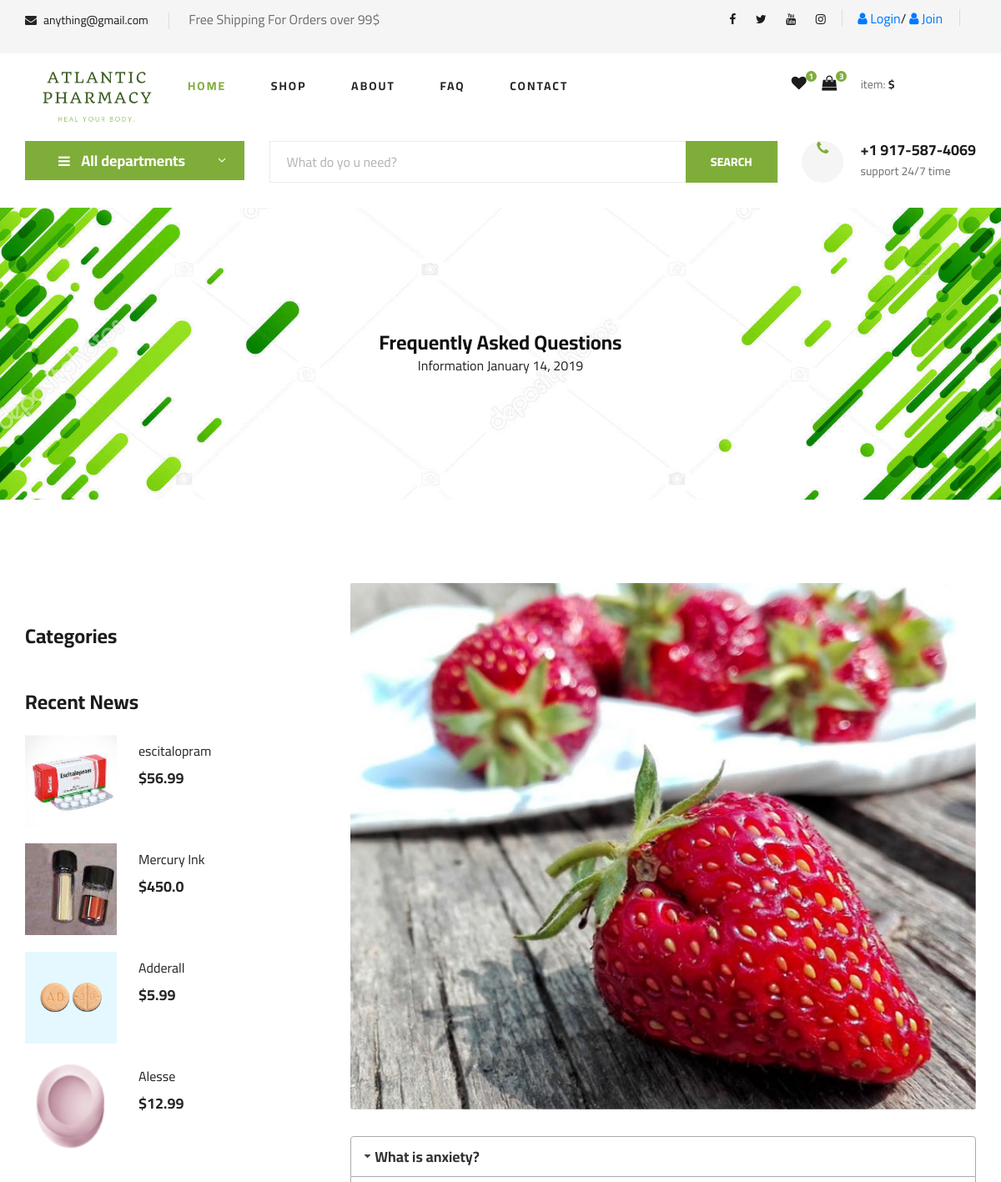
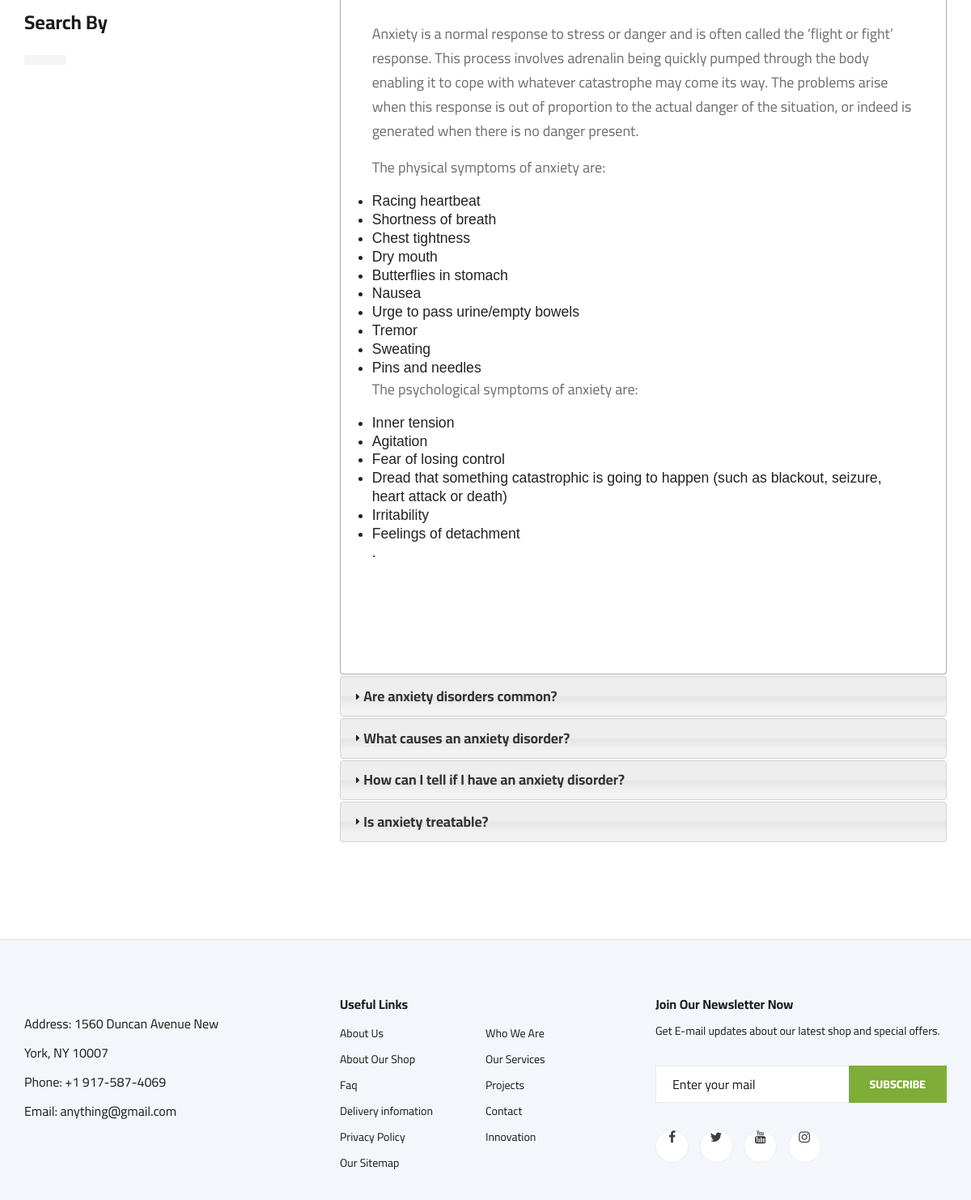
The app's page /faq/, older data (2 pictures, top to bottom).
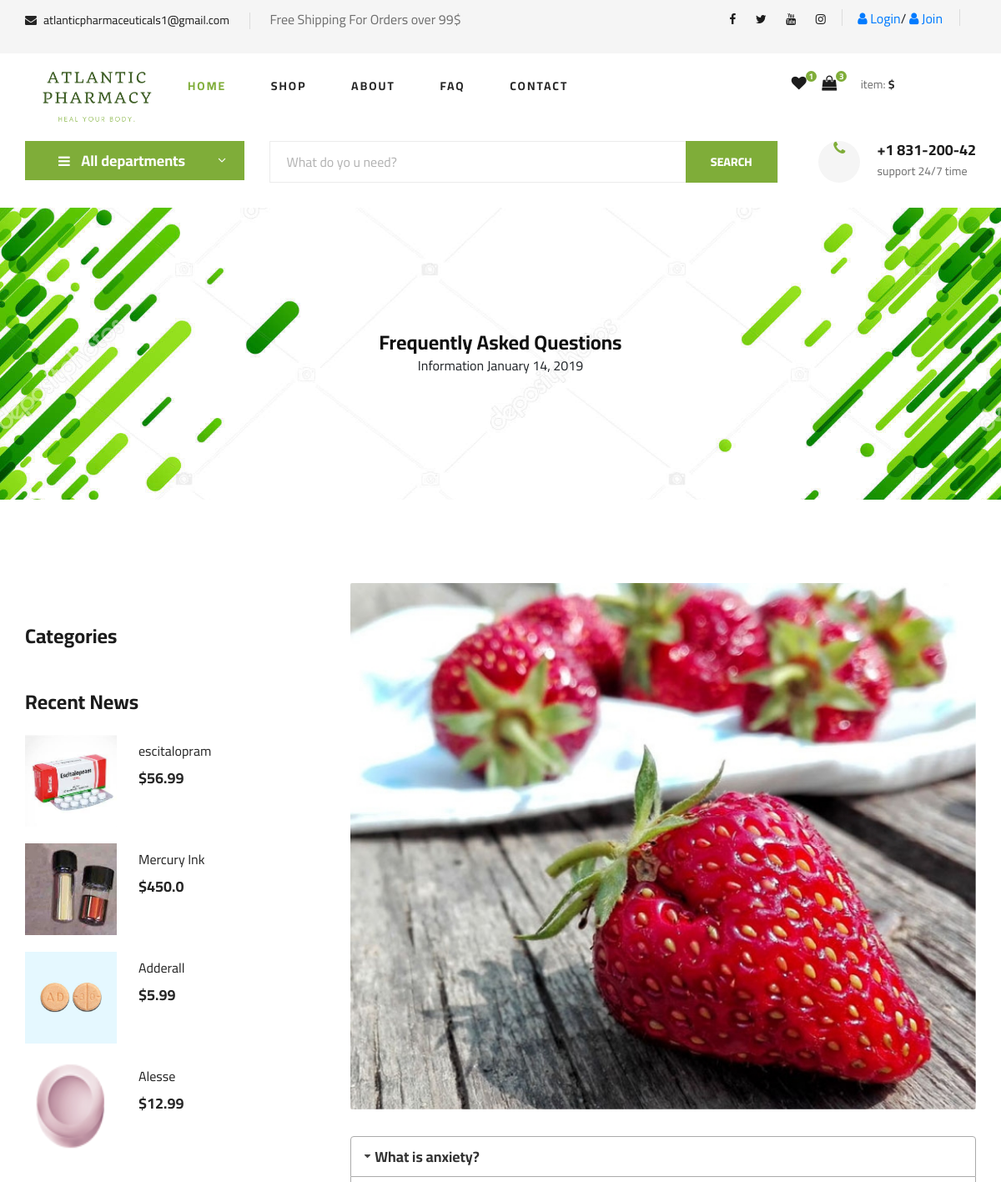
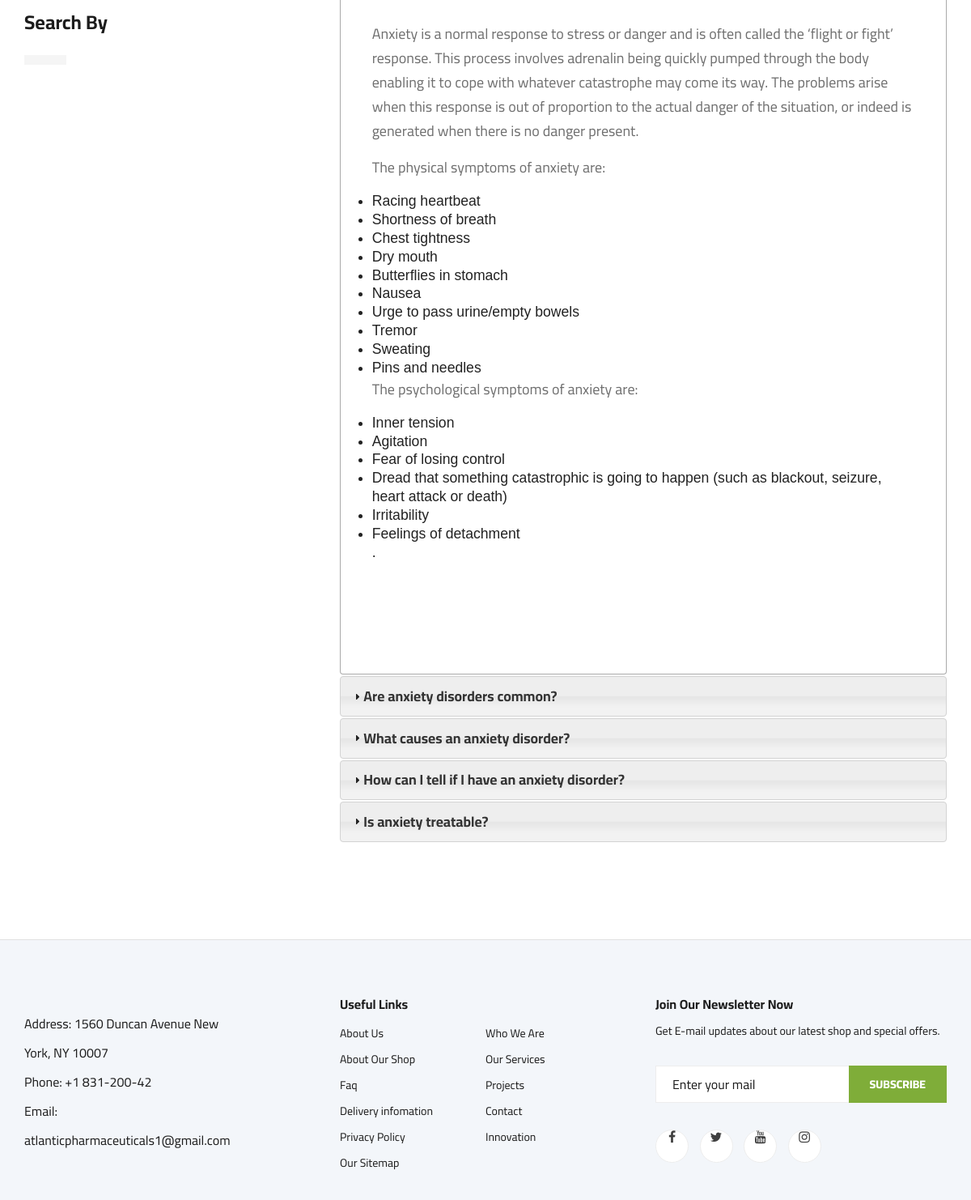
The same page, newer data (2 pictures, top to bottom).
### home/models.py (models this page shows, shortened)
class Setting(models.Model):
    objects = None
    STATUS = (
        ('True', 'True'),
        ('False', 'False'),
    )
    title = models.CharField(max_length=150)
    keywords = models.CharField(max_length=255)
    description = models.CharField(max_length=255)
    company = models.CharField(max_length=50)
    address = models.CharField(blank=True, max_length=100)
    phone = models.CharField(blank=True, max_length=15)
    fax = models.CharField(blank=True, max_length=15)
    email = models.CharField(blank=True, max_length=50)
    smtpserver = models.CharField(blank=True, max_length=20)
    smtpemail = models.CharField(blank=True, max_length=20)
    smtppassword = models.CharField(blank=True, max_length=10)
    smtpport = models.CharField(blank=True, max_length=5)
    icon = models.ImageField(blank=True, upload_to='images/')
    facebook = models.CharField(blank=True, max_length=50)
    instagram = models.CharField(blank=True, max_length=50)
    twitter = models.CharField(blank=True, max_length=50)
    youtube = models.CharField(blank=True, max_length=50)
    aboutus = RichTextUploadingField(blank=True)
    contact = RichTextUploadingField(blank=True)
    references = RichTextUploadingField(blank=True)
    status = models.CharField(max_length=10, choices=STATUS)
    create_at = models.DateTimeField(auto_now_add=True)
    update_at = models.DateTimeField(auto_now=True)

### user/views.py (the view)
# urls.py: path('faq/', UserViews.faq, name='faq'),
def faq(request):
    setting = Setting.objects.get(pk=1)
    category = Category.objects.all()
    faq = FAQ.objects.filter(status="True").order_by("ordernumber")
    products_top2 = Product.objects.all().order_by('?')[:4]
    context = {'faq': faq,
               'setting': setting,
               'category': category,
               'products_top2': products_top2,
               }
    return render(request, 'faq.html', context)

### home/templates/faq.html (shortened to what this page needs)
{% extends 'base.html' %}
{% load static %}
{% block content %}
{% load mptt_tags %}
{% block header %}
   {% include "header.html" %}
{% endblock %}
    <section class="blog-details-hero set-bg" data-setbg="{% static 'img/banner-green.jpg' %}">
        <div class="container">
            <div class="row">
                <div class="col-lg-12">
                    <div class="blog__details__hero__text">
                        <h4><strong>Frequently Asked Questions   </strong></h4>
                        <ul>
                            <a>Information</a>
                            <a>January 14, 2019</a>
                        </ul>
                    </div>
                </div>
            </div>
        </div>
    </section>
    <section class="blog-details spad">
        <div class="container">
            <div class="row">
                <div class="col-lg-4 col-md-5 order-md-1 order-2">
                    <div class="blog__sidebar">
                        <div class="blog__sidebar__item">
                            <h4>Categories</h4>
                        </div>
                        <div class="blog__sidebar__item">
                            <h4>Recent News</h4>
                            <div class="blog__sidebar__recent">
                            {% for rs in products_top2 %}
                            <a href="/order/addtoshopcart/{{ rs.id}}" class="latest-product__item">
                                <div class="latest-product__item__pic">
                                    <img src="{{rs.image.url}}" alt="/product/{{ rs.id }}/{{ rs.slug }}">
                                </div>
                                <div class="latest-product__item__text">
                                    <h6 href="/product/{{ rs.id }}/{{ rs.slug }}" >{{ rs.title }}</h6>
                                    <span>${{ rs.price }}</span>
                                </div>
                            </a>
                            {% endfor %}
                            </div>
                        </div>
                        <div class="blog__sidebar__item">
                            <h4>Search By</h4>
                            <div class="blog__sidebar__item__tags">
                                    {% recursetree category %}
                        <a href="/category/{{node.id }}/{{ node.slug }}"> {{ node.title }}</a>
{% endrecursetree %}
                            </div>
                        </div>
                    </div>
                </div>
                <div class="col-lg-8 col-md-7 order-md-1 order-1">
                    <div class="blog__details__text">
                        <img src="img/blog/details/details-pic.jpg" alt="">
                        <div id="accordion">
                            {% for rs in faq %}
                            <h3>{{ rs.question }}</h3>
                            <div>
                                <p>
                                    {{ rs.answer | safe }}.
                                </p>
                            </div>
                            {% endfor %}
                        </div>
                    </div>
                </div>
            </div>
        </div>
    </section>
 {% endblock %}

### home/templates/base.html (shortened to what the changed rows need)
{% load static %}
<html lang="zxx">
<head>
    <link rel="stylesheet" href="{% static 'css/bootstrap.min.css' %}" type="text/css">
    <link rel="stylesheet" href="{% static 'css/font-awesome.min.css' %}" type="text/css">
    <link rel="stylesheet" href="{% static 'css/elegant-icons.css' %}" type="text/css">
    <link rel="stylesheet" href="{% static 'css/nice-select.css' %}" type="text/css">
    <link rel="stylesheet" href="{% static 'css/jquery-ui.min.css' %}" type="text/css">
    <link rel="stylesheet" href="{% static 'css/owl.carousel.min.css' %}" type="text/css">
    <link rel="stylesheet" href="{% static 'css/slicknav.min.css' %}" type="text/css">
    <link rel="stylesheet" href="{% static 'css/style.css' %}" type="text/css">
    <link rel="stylesheet" href="{% static 'css/main.css' %}" type="text/css">
    <link rel="stylesheet" href="//code.jquery.com/ui/1.12.1/themes/base/jquery-ui.css">
</head>
<body>
<header class="header">
    <div class="header__top">
        <div class="container">
            <div class="row">
                <div class="col-lg-6 col-md-6">
                    <div class="header__top__left">
                        <ul>
                             <li><i class="fa fa-envelope"></i> {{ setting.email}}</li>
            <li>{{ setting.references|safe }}</li>
                        </ul>
                    </div>
                </div>
            </div>
        </div>
    </div>
</header>
{% block content %}
{% endblock %}
<footer class="footer spad">
    <div class="container">
        <div class="row">
            <div class="col-lg-3 col-md-6 col-sm-6">
                <div class="footer__about">
                    <ul>
                        <li>Address: {{ setting.address}}</li>
                        <li>Phone: {{ setting.phone}}</li>
                        <li>Email: {{ setting.email}}</li>
                    </ul>
                </div>
            </div>
        </div>
    </div>
</footer>
<link rel="stylesheet" href="https://ajax.googleapis.com/ajax/libs/jqueryui/1.11.4/themes/smoothness/jquery-ui.css">
</body>
</html>

### home/templates/header.html (shortened to what this page needs)
{% load static %}
<section class="hero hero-normal">
    <div class="container">
        <div class="row">
            <div class="col-lg-3">
                <div class="hero__categories">
                    <div class="hero__categories__all">
                        <i class="fa fa-bars"></i>
                        <span>All departments</span>
                    </div>
                        {% load mptt_tags %}
                </div>
            </div>
            <div class="col-lg-9">
                <div class="hero__search">
                    <div class="hero__search__form">
                        <form action="/search/" method="post">
                            <input id="query" name="query" type="text" placeholder="What do yo u need?">
                            <button type="submit" class="site-btn">SEARCH</button>
                        </form>
                    </div>
                    <div class="hero__search__phone">
                        <div class="hero__search__phone__icon">
                            <i class="fa fa-phone"></i>
                        </div>
                        <div class="hero__search__phone__text">
                            <h5>{{ setting.phone}}</h5>
                            <span>support 24/7 time</span>
                        </div>
                    </div>
                </div>
            </div>
        </div>
    </div>
</section>

Row changes from the older to the newer data that the page shows:
changed Setting "Free Shipping For Orders over 99$": email "anything@gmail.com" → "atlanticpharmaceuticals1@gmail.com"; phone "+1 917-587-4069" → "+1 831-200-42"
